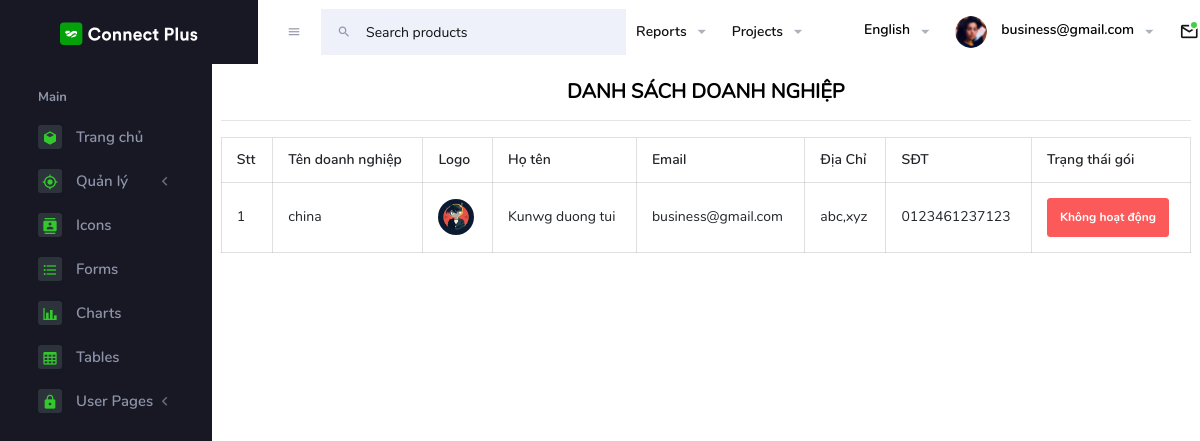
Page /admin/ADlist.php (signed in) on the committed database.
### tables this page shows
CREATE TABLE `businesses` (
  `businessid` int(11) NOT NULL,
  `businessname` varchar(255) NOT NULL,
  `image` text NOT NULL,
  `premiumstatus` int(11) NOT NULL DEFAULT 0,
  `userid` int(11) NOT NULL
);

CREATE TABLE `users` (
  `userid` int(11) NOT NULL,
  `email` varchar(255) NOT NULL,
  `password` varchar(255) NOT NULL,
  `fullname` varchar(255) NOT NULL,
  `address` varchar(255) NOT NULL,
  `phone` varchar(255) NOT NULL,
  `role` int(11) NOT NULL COMMENT '0 = customer, 1 = bussiness, 2 = admin'
);

### admin/ADlist.php (the view)
<?php
include("./Template/headerAD.php");
include("./Template/navbarAD.php");
include("./Template/sidebarAD.php");
?>
<?php
include("../connect.php");
$businessrole = 1;
$sql = "SELECT * FROM users INNER JOIN businesses WHERE role = ? and users.userid = businesses.userid ORDER BY businessid DESC";
$stmt = $conn->prepare($sql);
$stmt->bind_param("i", $businessrole);
$stmt->execute();
$result = $stmt->get_result();
?>
<div class="container-fluid">
    <div class="h3 mb-2 text-gray-800 text-center mt-3 text-black text-uppercase">Danh sách doanh nghiệp</div>
    <hr>
    <table class="table table-bordered" id="dataTableexample" width="100%" cellspacing="0">
        <thead>
            <tr>
                <th scope="col">Stt </th>
                <th scope="col">Tên doanh nghiệp</th>
                <th scope="col">Logo</th>
                <th scope="col">Họ tên</th>
                <th scope="col">Email</th>
                <th scope="col">Địa Chỉ</th>
                <th scope="col">SĐT</th>
                <th scope="col">Trạng thái gói</th>
            </tr>
        </thead>
        <tbody>
            <?php
            $i = 0;
            while ($row = mysqli_fetch_array($result)) {
                $i++;
            ?>
                <tr>
                    <td><?php echo $i ?></td>
                    <td><?php echo $row['businessname']  ?></td>
                    <td>
                        <img src="<?php echo '../' . $row['image'] ?>" alt="" srcset="">
                    </td>
                    <td>
                        <?php echo $row['fullname'] ?>
                    </td>
                    <td>
                        <?php echo $row['email'] ?>
                    </td>
                    <td>
                        <?php echo $row['address'] ?>
                    </td>
                    <td>
                        <?php echo $row['phone'] ?>
                    </td>
                    <td>
                        <?php
                        if ($row['premiumstatus'] == 0) {
                            echo '<span class="btn btn-danger">Không hoạt động</span>';
                        } elseif ($row['premiumstatus'] == 1) {
                            echo '<span class="btn btn-success">Hoạt động</span>';
                        }
                        ?>
                    </td>
                </tr>
            <?php
            }
            ?>
        </tbody>
    </table>
</div>
<?php
include("./Template/footerAD.php")
?>

### rows in the picture
businesses: businessname "china", image (picture), userid.fullname "Kunwg duong tui", userid.email "business@gmail.com", userid.address "abc,xyz", userid.phone "0123461237123", premiumstatus "Không hoạt động"

### other values in the picture
$_SESSION['business'] "business@gmail.com"
